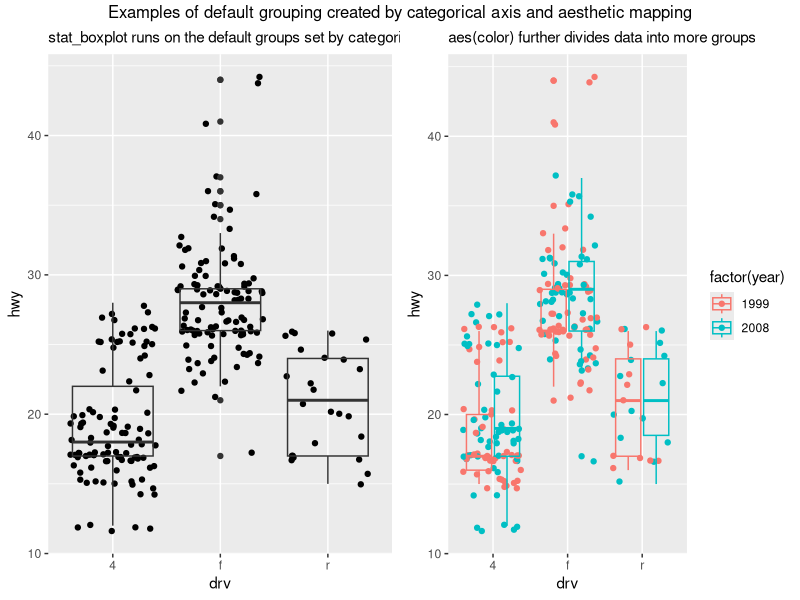
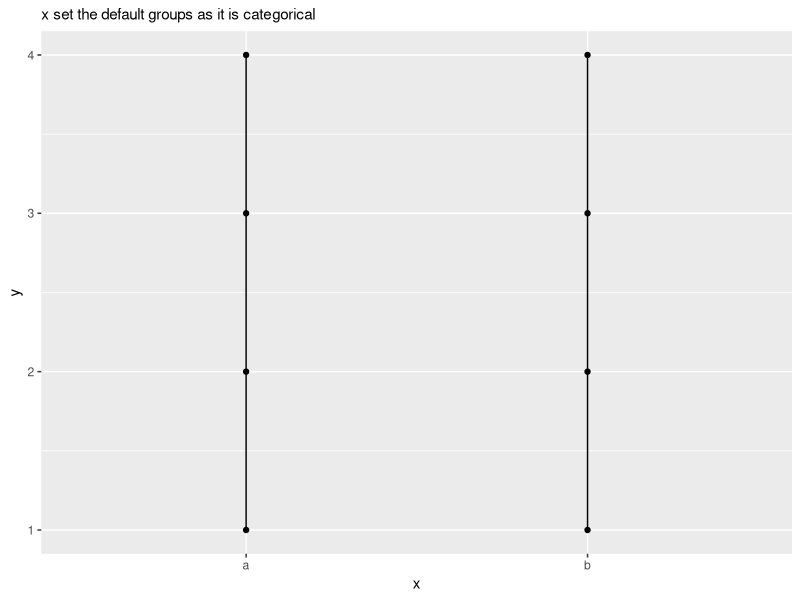
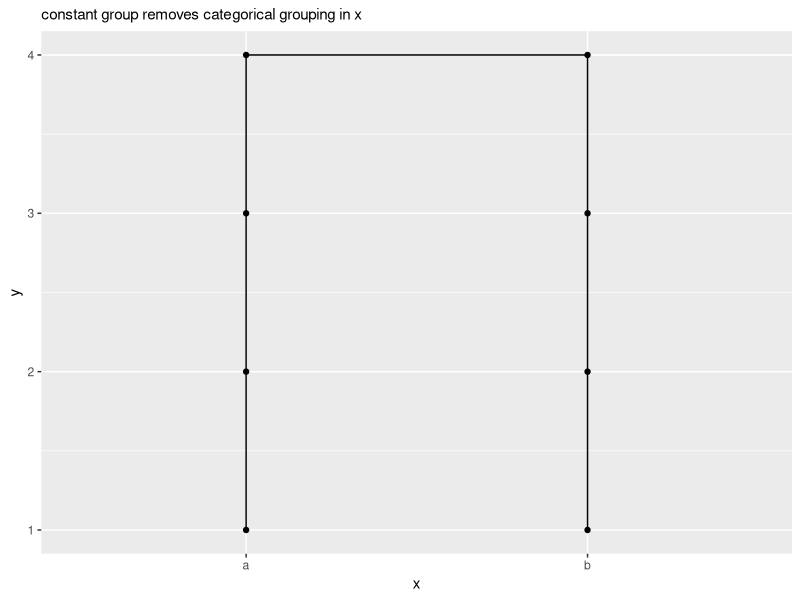
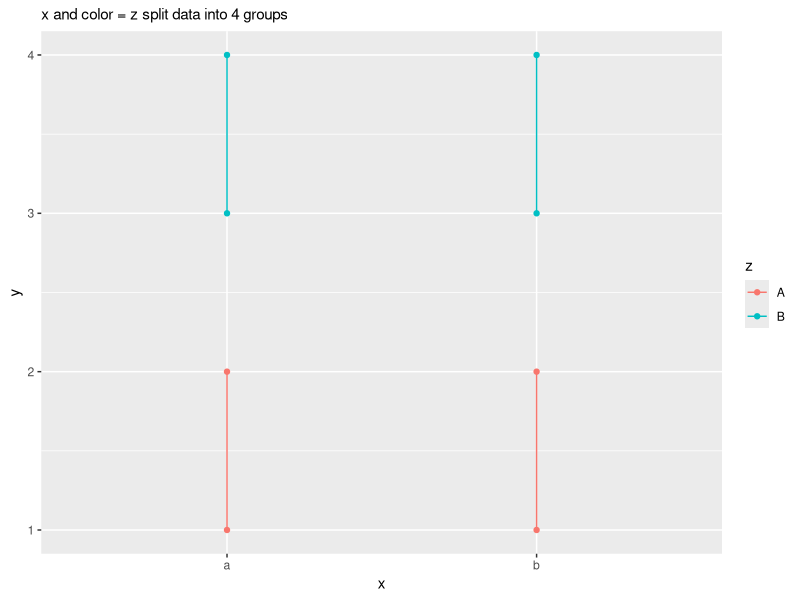
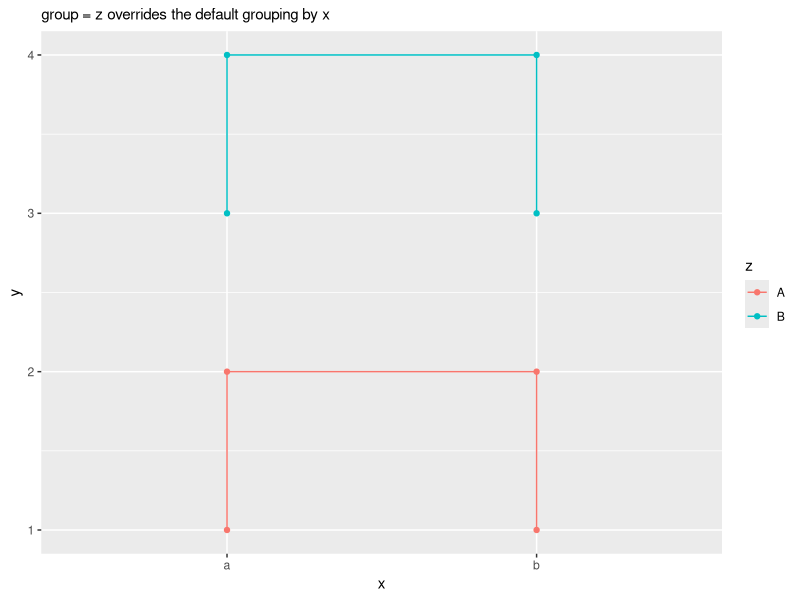
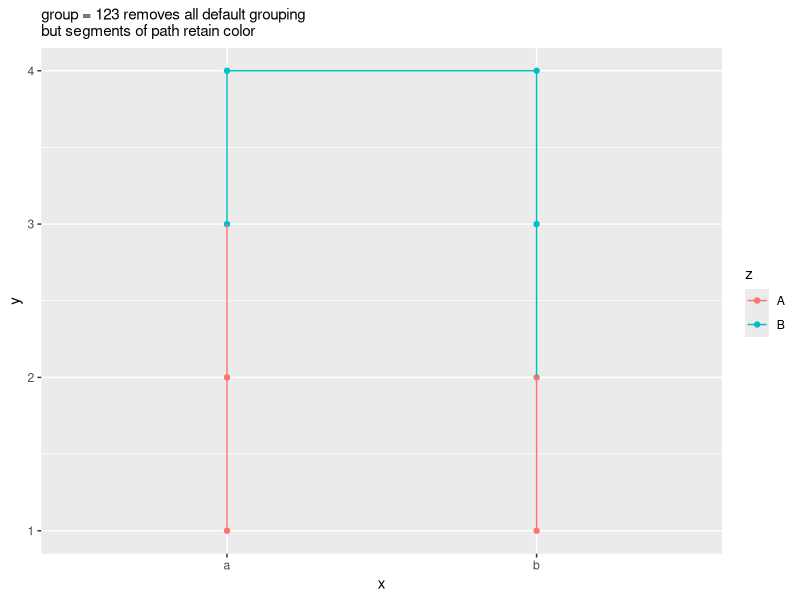
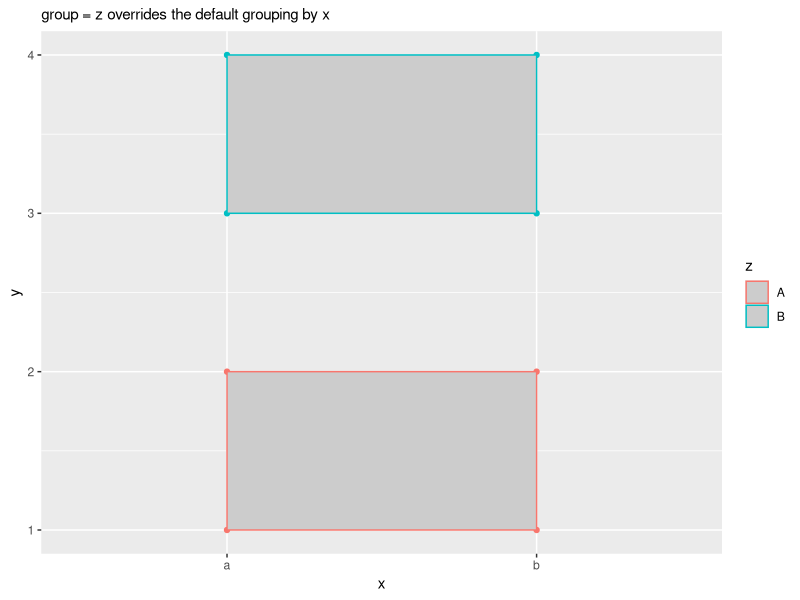
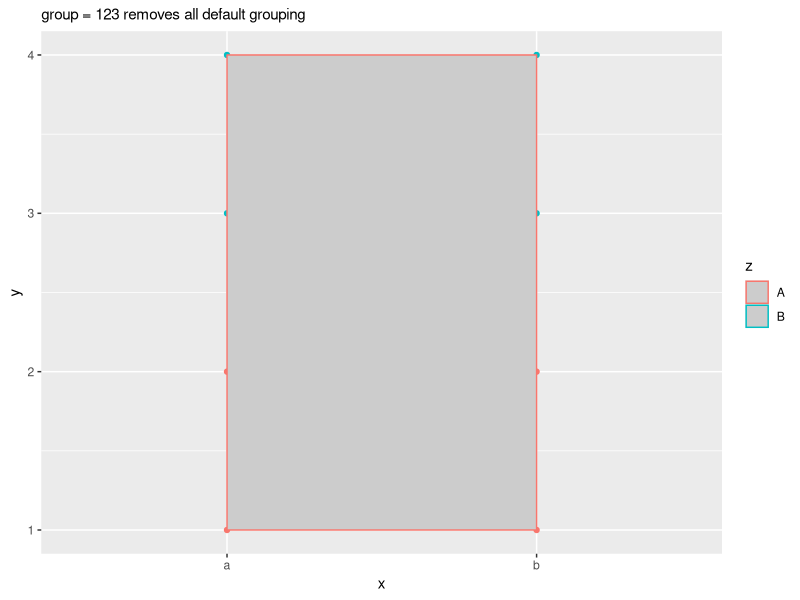

Generate these figures, in order, with R:
## ---- chunk 1
library(knitr)
opts_chunk$set(message = FALSE, warning = FALSE)
## ---- chunk 2
library(ggplot2)
library(grid)
library(gridExtra)

g1 <- ggplot(mpg, aes(drv, hwy)) +
    geom_jitter() +
    stat_boxplot(fill = NA) +
    labs(subtitle = "stat_boxplot runs on the default groups set by categorical drv")

g2 <- ggplot(mpg, aes(drv, hwy, color = factor(year))) +
    geom_jitter() +
    stat_boxplot(fill = NA) +
    labs(subtitle = "aes(color) further divides data into more groups")

grid.arrange(g1, g2, nrow = 1,
             top = textGrob("Examples of default grouping created by categorical axis and aesthetic mapping"))
## ---- chunk 3
# make up a simple dummy data frame
df <- data.frame(x = c("a", "a", "a", "a", "b", "b", "b", "b"),
                 y = c(1, 2, 3, 4, 4, 3, 2, 1),
                 z = c("A", "A", "B", "B", "B", "B", "A", "A"))
df

ggplot(df, aes(x, y)) +
    geom_point() +
    geom_path() +
    labs(subtitle = "x set the default groups as it is categorical")
## ---- chunk 4
ggplot(df, aes(x, y)) +
    geom_point() +
    geom_path(aes(group = 123)) +   # constant group can stay outside of aes()
    labs(subtitle = "constant group removes categorical grouping in x")
## ---- chunk 5
ggplot(df, aes(x, y, color = z)) +
    geom_point() +
    geom_path() +
    labs(subtitle = "x and color = z split data into 4 groups")
## ---- chunk 6
ggplot(df, aes(x, y, color = z)) +
    geom_point() +
    geom_path(aes(group = z)) +
    labs(subtitle = "group = z overrides the default grouping by x")
## ---- chunk 7
ggplot(df, aes(x, y, color = z)) +
    geom_point() +
    geom_path(aes(group = 123)) +
    labs(subtitle = "group = 123 removes all default grouping\nbut segments of path retain color")
## ---- chunk 8
ggplot(df, aes(x, y, color = z)) +
    geom_point() +
    geom_polygon(aes(group = z), fill = "grey80") +
    labs(subtitle = "group = z overrides the default grouping by x")
## ---- chunk 9
ggplot(df, aes(x, y, color = z)) +
    geom_point() +
    geom_polygon(aes(group = 123), fill = "grey80") +
    labs(subtitle = "group = 123 removes all default grouping")
